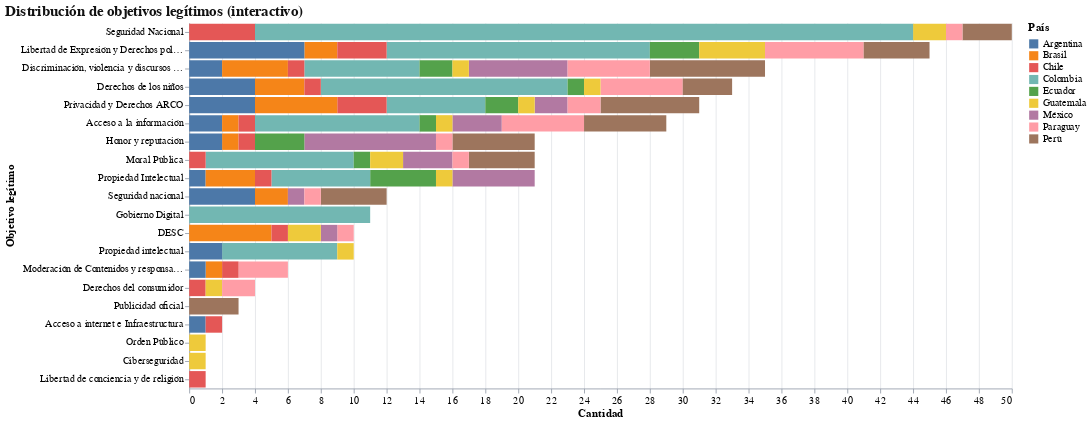

Write a Vega-Lite specification for this figure.
### Vega-Lite specification from a JSON file in a GitHub repository (floating-point values rounded to 4 significant figures; data arrays with more than 128 entries replaced by an {"elided": "..."} marker saying what was removed)
{"config": {"font": "Jost, Arial, sans-serif", "title": {"fontSize": 16, "anchor": "start", "color": "#111"}, "axis": {"labelFontSize": 11, "titleFontSize": 12, "gridColor": "#e5e7eb", "domainColor": "#9ca3af", "tickColor": "#9ca3af"}, "legend": {"labelFontSize": 11, "titleFontSize": 12}, "view": {"stroke": "transparent"}}, "data": {"name": "data-2e529744c5af979ffbac24502d39d1fe"}, "mark": {"type": "bar"}, "encoding": {"color": {"field": "País", "scale": {"scheme": "tableau10"}, "title": "País", "type": "nominal"}, "opacity": {"condition": {"param": "param_4d3cce711029d833", "value": 1}, "value": 0.2}, "tooltip": [{"field": "País", "type": "nominal"}, {"field": "Objetivo legítimo", "type": "nominal"}, {"field": "count", "type": "quantitative"}], "x": {"field": "count", "title": "Cantidad", "type": "quantitative"}, "y": {"field": "Objetivo legítimo", "sort": "-x", "title": "Objetivo legítimo", "type": "nominal"}}, "params": [{"name": "dataset", "bind": {"input": "select", "options": ["Leyes", "Proyectos"], "name": "Dataset"}, "value": "Leyes"}, {"name": "param_4d3cce711029d833", "select": {"type": "point", "fields": ["País"]}, "bind": "legend"}], "title": "Distribución de objetivos legítimos (interactivo)", "transform": [{"filter": "datum.dataset == dataset"}, {"aggregate": [{"op": "count", "as": "count"}], "groupby": ["País", "Objetivo legítimo"]}, {"window": [{"op": "rank", "field": "count", "as": "rank"}], "groupby": ["País"], "sort": [{"field": "count", "order": "descending"}]}, {"filter": "datum.rank <= 10"}], "width": 900, "$schema": "https://vega.github.io/schema/vega-lite/v6.1.0.json", "datasets": {"data-2e529744c5af979ffbac24502d39d1fe": {"elided": "2149 records"}}}
